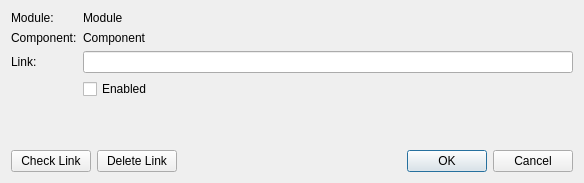
<?xml version="1.0" encoding="UTF-8"?>
<ui version="4.0">
 <class>DialogEditLink</class>
 <widget class="QDialog" name="DialogEditLink">
  <property name="geometry">
   <rect>
    <x>0</x>
    <y>0</y>
    <width>584</width>
    <height>183</height>
   </rect>
  </property>
  <property name="windowTitle">
   <string>Edit Link</string>
  </property>
  <layout class="QVBoxLayout" name="verticalLayout">
   <item>
    <layout class="QGridLayout" name="gridLayout">
     <item row="0" column="0">
      <widget class="QLabel" name="label">
       <property name="text">
        <string>Module:</string>
       </property>
      </widget>
     </item>
     <item row="0" column="1">
      <widget class="QLabel" name="module_name">
       <property name="text">
        <string>Module</string>
       </property>
      </widget>
     </item>
     <item row="1" column="0">
      <widget class="QLabel" name="label_2">
       <property name="text">
        <string>Component:</string>
       </property>
      </widget>
     </item>
     <item row="1" column="1">
      <widget class="QLabel" name="component_name">
       <property name="text">
        <string>Component</string>
       </property>
      </widget>
     </item>
     <item row="2" column="0">
      <widget class="QLabel" name="label_3">
       <property name="text">
        <string>Link:</string>
       </property>
      </widget>
     </item>
     <item row="2" column="1">
      <widget class="QLineEdit" name="link"/>
     </item>
     <item row="3" column="1">
      <widget class="QCheckBox" name="link_enabled">
       <property name="text">
        <string>Enabled</string>
       </property>
      </widget>
     </item>
     <item row="4" column="1">
      <spacer name="verticalSpacer">
       <property name="orientation">
        <enum>Qt::Vertical</enum>
       </property>
       <property name="sizeHint" stdset="0">
        <size>
         <width>20</width>
         <height>40</height>
        </size>
       </property>
      </spacer>
     </item>
    </layout>
   </item>
   <item>
    <layout class="QHBoxLayout" name="horizontalLayout">
     <item>
      <widget class="QPushButton" name="button_check_link">
       <property name="text">
        <string>Check Link</string>
       </property>
      </widget>
     </item>
     <item>
      <widget class="QPushButton" name="button_delete_link">
       <property name="text">
        <string>Delete Link</string>
       </property>
      </widget>
     </item>
     <item>
      <widget class="QDialogButtonBox" name="buttonBox">
       <property name="orientation">
        <enum>Qt::Horizontal</enum>
       </property>
       <property name="standardButtons">
        <set>QDialogButtonBox::Cancel|QDialogButtonBox::Ok</set>
       </property>
      </widget>
     </item>
    </layout>
   </item>
  </layout>
 </widget>
 <resources/>
 <connections>
  <connection>
   <sender>buttonBox</sender>
   <signal>accepted()</signal>
   <receiver>DialogEditLink</receiver>
   <slot>accept()</slot>
   <hints>
    <hint type="sourcelabel">
     <x>248</x>
     <y>254</y>
    </hint>
    <hint type="destinationlabel">
     <x>157</x>
     <y>274</y>
    </hint>
   </hints>
  </connection>
  <connection>
   <sender>buttonBox</sender>
   <signal>rejected()</signal>
   <receiver>DialogEditLink</receiver>
   <slot>reject()</slot>
   <hints>
    <hint type="sourcelabel">
     <x>316</x>
     <y>260</y>
    </hint>
    <hint type="destinationlabel">
     <x>286</x>
     <y>274</y>
    </hint>
   </hints>
  </connection>
 </connections>
</ui>
